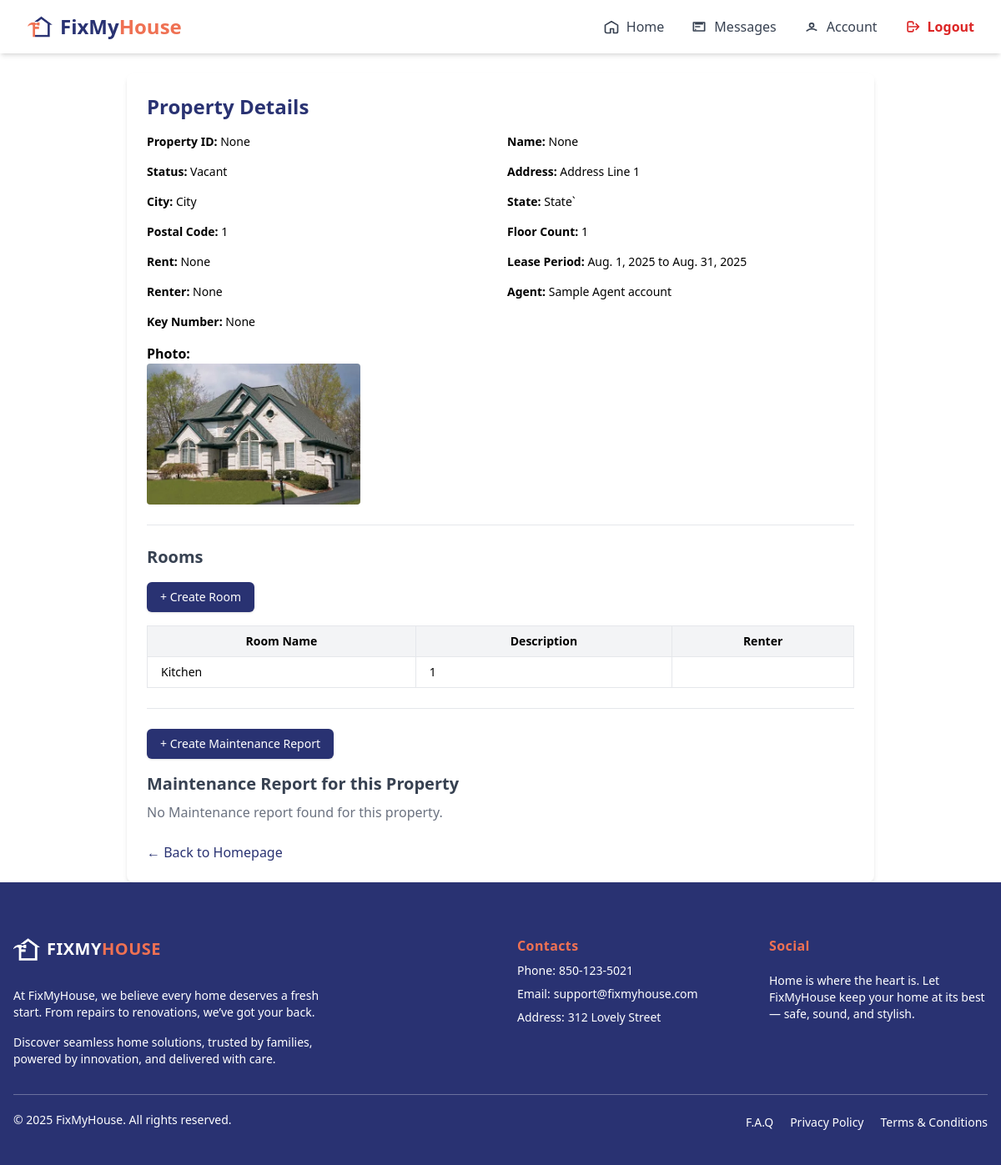
Page /agent/property/45/view/ (signed in) on the earlier database version.
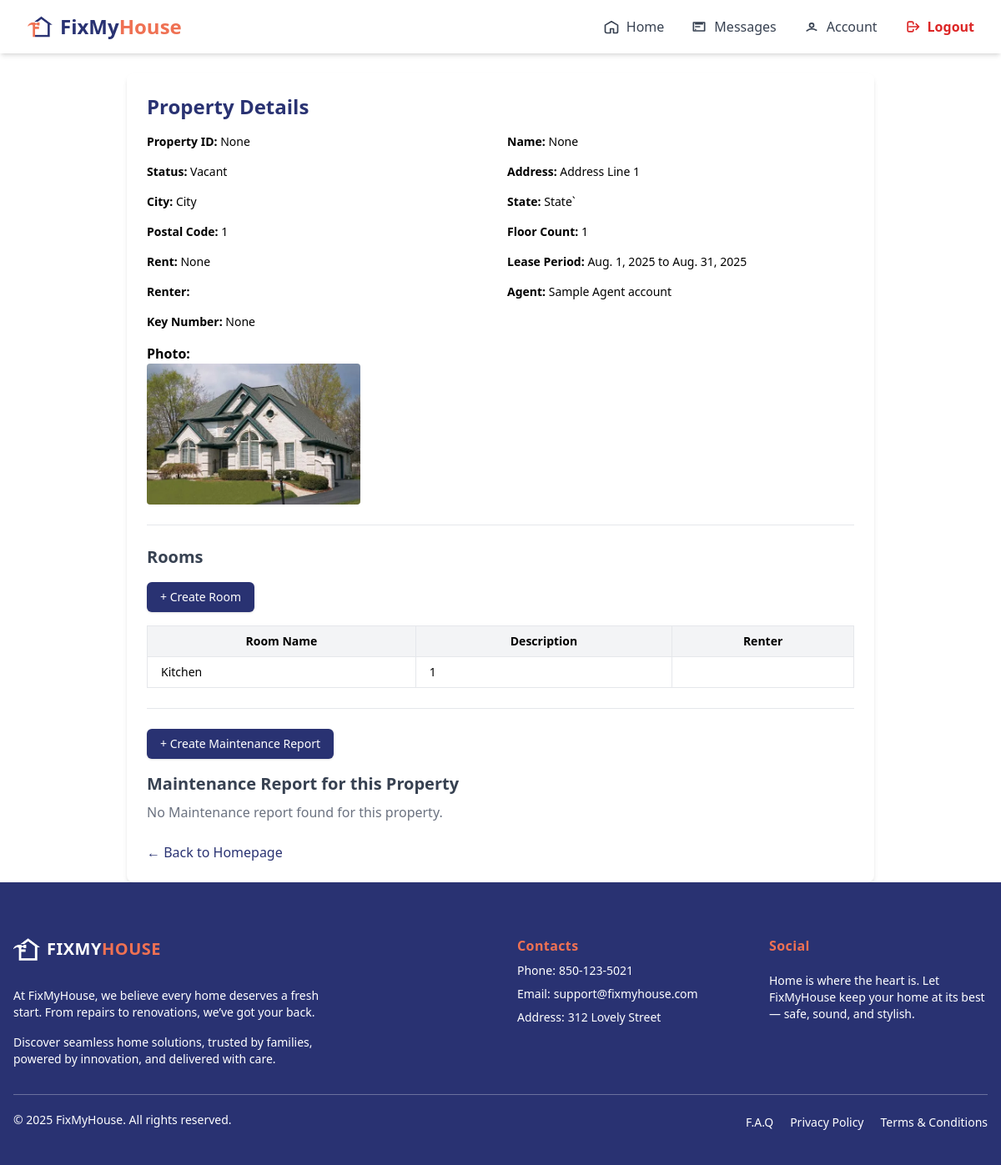
Same page on the later database version.
### agent/models/propertyAgent.py (models this page shows, shortened)
class Property(models.Model):
    renter = models.ForeignKey(Renter, on_delete=models.SET_NULL, related_name='rent_property', null=True, blank=True)
    agent = models.ForeignKey(AgentRegister, on_delete=models.CASCADE, null=False, related_name='own_properties')
    property_id = models.CharField(max_length=100, blank=True, null=True)
    ref_number = models.CharField(max_length=100, blank=True, null=True)
    name = models.CharField(max_length=100, blank=True, null=True)
    floor_count = models.PositiveIntegerField(blank=True, null=True)
    state = models.CharField(max_length=100, blank=True, null=True)
    city = models.CharField(max_length=100, blank=True, null=True)
    address = models.TextField(blank=True, null=True)
    street = models.CharField(max_length=100, blank=True, null=True)
    house_number = models.CharField(max_length=20, blank=True, null=True)
    renter_name = models.CharField(max_length=100, blank=True, null=True)
    renter_contact = models.CharField(max_length=20, blank=True, null=True)
    key_number = models.CharField(max_length=20, blank=True, null=True)
    rent = models.DecimalField(max_digits=10, decimal_places=2, blank=True, null=True)
    postal_code = models.CharField(max_length=20, blank=True, null=True)
    created_at = models.DateTimeField(auto_now_add=True, blank=True, null=True)
    updated_at = models.DateTimeField(auto_now=True, blank=True, null=True)
    property_photo = models.ImageField(upload_to='property_photos/', blank=True, null=True)
    condition_report = models.ImageField(upload_to='condition_reports/', blank=True, null=True)
    lease_start = models.DateField()
    lease_end = models.DateField()
    is_active = models.BooleanField(null=True, blank=True, default=True)
    STATUS_CHOICES = [
        ('occupied', 'Occupied'),
        ('vacant', 'Vacant'),
    ]
    status = models.CharField(max_length=10, choices=STATUS_CHOICES, default='vacant')
    property_manager = models.ForeignKey(
        AgentRegister,
        on_delete=models.SET_NULL,
        null=True,
        blank=True,
        related_name="properties"
    )

### agent/models/registerAgent.py (models this page shows, shortened)
class AgentRegister(models.Model):
    user = models.OneToOneField(User, on_delete=models.CASCADE, null=True, blank=True)
    SERVICE_CHOICES = [
        ('air_conditioning', 'Air Conditioning'),
        ('cleaning', 'Cleaning'),
        ('electrical', 'Electrical'),
        ('gardening', 'Gardening'),
        ('general_maintenance', 'General Maintenance'),
        ('glazing', 'Glazing'),
        ('pest_control', 'Pest Control'),
        ('plumbing-gas', 'Plumbing / Gas'),
        ('tree_cutting', 'Tree Cutting'),
        ('steel_works', 'Steel Works'),
    ]
    name = models.CharField(max_length=255)
    email = models.EmailField()
    phone = models.CharField(max_length=50)
    contact_person = models.CharField(max_length=50)
    agency_id = models.CharField(max_length=50)
    website = models.CharField(max_length=50)
    notes = models.CharField(max_length=255, null=True, blank=True)
    password = models.CharField(max_length=255, null=True)
    company_name = models.CharField(max_length=255, blank=True, null=True)
    company_address = models.CharField(max_length=255, blank=True, null=True)
    company_email = models.EmailField(blank=True, null=True)
    company_landline = models.CharField(max_length=50, blank=True, null=True)
    contractor_license = models.CharField(max_length=100, blank=True)
    service = models.CharField(max_length=100, choices=SERVICE_CHOICES, blank=True, null=True)
    state = models.CharField(max_length=100, blank=True)
    municipality = models.CharField(max_length=100, blank=True)
    city = models.CharField(max_length=100, blank=True)
    address_line_1 = models.CharField(max_length=255, blank=True, null=True)
    address_line_2 = models.CharField(max_length=255, blank=True, null=True)
    postal_code = models.CharField(max_length=20, blank=True)
    license_number = models.CharField(max_length=100, blank=True, null=True)
    is_property_manager = models.BooleanField(default=False)
    is_admin = models.BooleanField(default=False)

### agent/views/propertyDetails.py (the view, shortened to what this page needs)
# urls.py: path('property/<int:pk>/view/', PropertyDetailView.as_view(), name='property_view'),
@method_decorator([login_required, agent_required], name='dispatch')
class PropertyDetailView(DetailView):
    model = Property
    template_name = 'components/home/property_detail.html'
    context_object_name = 'property'
    def get_context_data(self, **kwargs):
        context = super().get_context_data(**kwargs)
        context['room_form'] = AgentCreateRoomForm()
        context['job_form'] = AgentCreateJobForm()
        context['jobs'] = Jobs.objects.filter(property=self.object)
        return context

### renter/models/renter.py (called while the page is built)
    def __str__(self):
        return self.name

### trader/context_processors.py (called while the page is built)
def notifications_context(request):
    if request.user.is_authenticated:
        unread_qs = get_unread_notifications(request.user)
        return {
            "unread_count": unread_qs.count(),
            "unread_notifications": unread_qs[:5],  # show latest 5
        }
    return {}

### trader/models/registerTrader.py (called while the page is built)
    def __str__(self):
        return self.name

### trader/models/servicesTrader.py (called while the page is built)
    def __str__(self):
        return self.description

### trader/views/traderNotification.py (called while the page is built)
def get_unread_notifications(user):
    try:
        return TraderNotification.objects.filter(
            trader_id__user=user,
            seen=False
        ).order_by("-created_at")
    except Exception as e:
        logger.error(f"Error fetching notifications! {e}")
        return TraderNotification.objects.none()

### agent/templates/components/home/property_detail.html (shortened to what the changed rows need)
{% extends "baseAgent.html" %}
{% load widget_tweaks %}
{% block content %}
{% include 'components/home/navigatorBaseAgent.html' %}
<div x-data="{ room: false, job: false }" class="max-w-4xl mx-auto p-6 mt-6 bg-white shadow-md rounded-lg w-full">
  <h2 class="text-2xl font-bold mb-4 text-[#293272]">Property Details</h2>
  <div class="grid grid-cols-1 sm:grid-cols-2 gap-4 text-sm">
    <div><strong>Property ID:</strong> {{ property.property_id }}</div>
    <div><strong>Name:</strong> {{ property.name }}</div>
    <div><strong>Status:</strong> {{ property.get_status_display }}</div>
    <div><strong>Address:</strong> {{ property.address }}</div>
    <div><strong>City:</strong> {{ property.city }}</div>
    <div><strong>State:</strong> {{ property.state }}</div>
    <div><strong>Postal Code:</strong> {{ property.postal_code }}</div>
    <div><strong>Floor Count:</strong> {{ property.floor_count }}</div>
    <div><strong>Rent:</strong> {{ property.rent }}</div>
    <div><strong>Lease Period:</strong> {{ property.lease_start }} to {{ property.lease_end }}</div>
    <div><strong>Renter:</strong> {{ property.renter }}</div>
    <div><strong>Agent:</strong> {{ property.agent.user.username }}</div>
    <div><strong>Key Number:</strong> {{ property.key_number }}</div>
  </div>
  {% if property.property_photo %}
    <div class="mt-4">
      <strong>Photo:</strong><br>
      <img src="{{ property.property_photo.url }}" alt="Photo of {{ property.name }} at {{ property.address }}" class="w-64 h-auto rounded">
    </div>
  {% endif %}
  {% if property.property_rooms.all %}
    <table class="w-full text-sm border border-gray-300 rounded-md">
      <thead class="bg-gray-100">
        <tr>
          <th class="px-4 py-2 border">Room Name</th>
          <th class="px-4 py-2 border">Description</th>
          <th class="px-4 py-2 border">Renter</th>
        </tr>
      </thead>
    </table>
  {% else %}
    <p class="text-gray-500">No rooms found for this property.</p>
  {% endif %}
</div>
{% endblock %}

Differences in the rows shown:
changed Property "None": renter "None" → (not shown)
